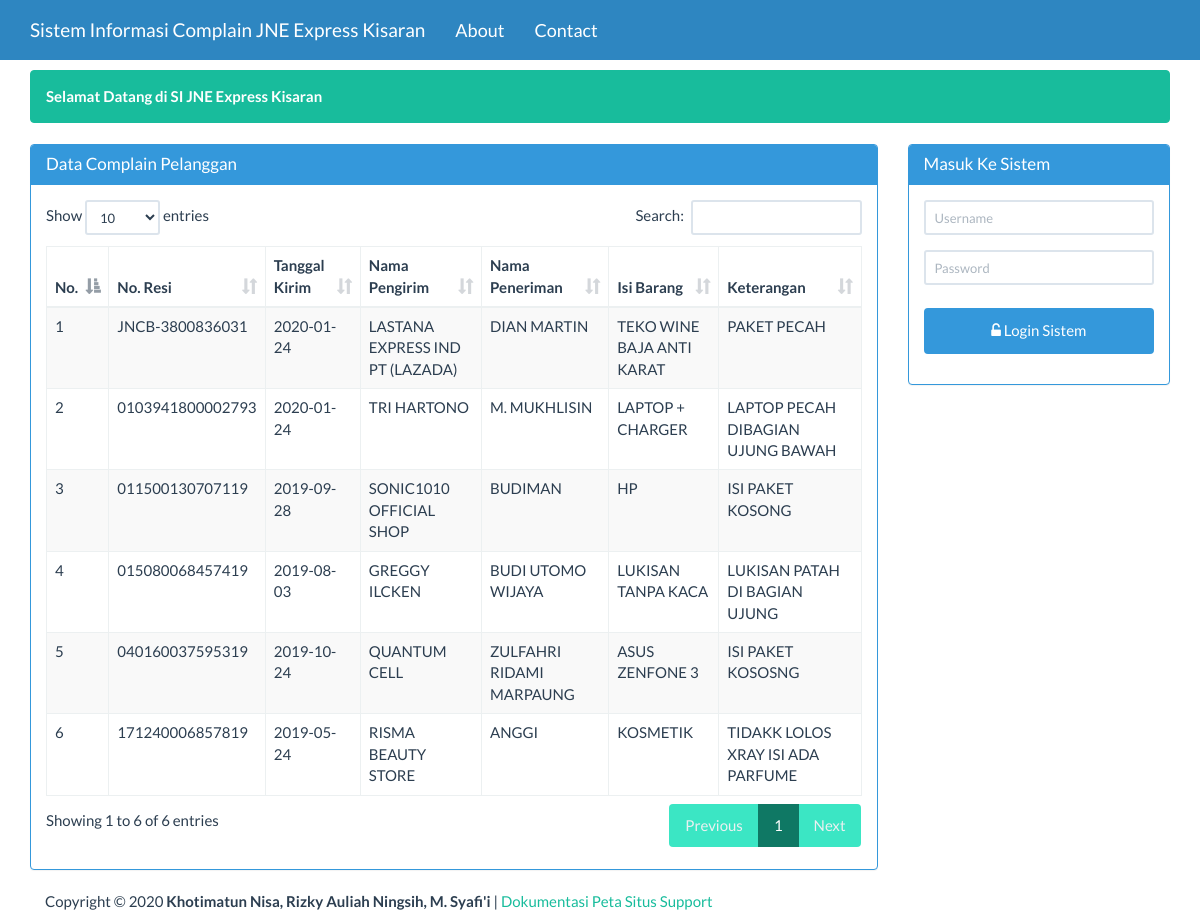
The page / on the database its author committed.
### tables this page shows
CREATE TABLE `arsip_complain` (
  `no` int(10) NOT NULL,
  `no_resi` varchar(50) NOT NULL,
  `tgl_masuk` date NOT NULL,
  `nama_pengirim` varchar(50) NOT NULL,
  `nama_penerima` varchar(100) NOT NULL,
  `alamat_penerima` varchar(200) NOT NULL,
  `isi_barang` varchar(100) NOT NULL,
  `keterangan` varchar(200) NOT NULL
);

### beranda.php (the view, shortened to what this page needs)
<div class="container">
    <div class="row">
        <div class ="col-xs-12">
            <div class="alert alert-success">
                <strong>Selamat Datang di SI JNE Express Kisaran</strong>
            </div>
        </div>
    </div>
    <div class="row">
        <div class="col-sm-9 col-xs-12">
            <div class="panel panel-info">
                <div class="panel-heading">
                    <h3 class="panel-title">Data Complain Pelanggan</h3>
                </div>
                <div class="panel-body">
                     <table id="dtskripsi" class="table table-bordered table-striped table-hover">
                        <thead>
                            <tr>
                                <th>No.</th><th>No. Resi</th><th>Tanggal Kirim</th><th>Nama Pengirim</th><th>Nama Peneriman</th><th>Isi Barang</th><th>Keterangan</th>
                            </tr>
                        </thead>
                        <tbody>
                            <?php
                            $sql = "SELECT * FROM arsip_complain";
                            $query = mysqli_query($koneksi, $sql) or die("SQL Anda Salah");
                            $nomor = 0;
                            while ($data = mysqli_fetch_array($query)) {
                                $nomor++;
                                ?>
                                <tr>
                                    <td><?= $nomor ?></td>
                                    <td><?= $data['no_resi'] ?></td>
                                    <td><?= $data['tgl_masuk'] ?></td>
                                    <td><?= $data['nama_pengirim'] ?></td>
									<td><?= $data['nama_penerima'] ?></td>
									<td><?= $data['isi_barang'] ?></td>
                                    <td><?= $data['keterangan'] ?></td>
                                </tr>
                            <?php } ?>
                        </tbody>
                    </table>
                </div>
            </div>
        </div>
        <div class="col-sm-3 col-xs-12">
            <?php if (isset($_SESSION['username'])) { ?>
            <div class="alert alert-info">
                <strong>Welcome <?=$_SESSION['nama']?></strong>
            </div>
            <?php
           } else { ?>
            <div class="panel panel-info">
                <div class="panel-heading">
                    <h3 class="panel-title">Masuk Ke Sistem</h3>
                </div>
                <div class="panel-body">
                    <form class="form-horizontal" action="proses_login.php" method="post">
                        <div class="form-group">
                            <div class="col-sm-12">
                                <input type="text" name="user" class="form-control input-sm"
                                   placeholder="Username" required="" autocomplete="off"/>
                            </div>
                        </div>
                        <div class="form-group">
                            <div class="col-sm-12">
                                <input type="password" name="pwd" class="form-control input-sm"
                                   placeholder="Password" required="" autocomplete="off"/>
                            </div>
                        </div>
                        <div class="form-group">
                            <div class="col-sm-12">
                                <button type="submit" name="login" value="login"
                                        class="btn btn-info btn-block"><span class="fa fa-unlock-alt"></span>
                                    Login Sistem
                                </button>
                            </div>
                    </form>
                </div>
            </div>
        </div>
            <?php } ?>
    </div>
</div>

### index.php (shortened to what this page needs)
<!DOCTYPE html>
<html>
    <head>
        <link href="Assets/css/bootstrap.min.css" rel="stylesheet" type="text/css"/>
        <link href="Assets/css/dataTables.bootstrap.min.css" rel="stylesheet" type="text/css"/>
        <link href="Assets/font-awesome-4.5.0/css/font-awesome.min.css" rel="stylesheet" type="text/css"/>
    </head>
    <body>
        <?php
        require 'menu.php';
        ?>
        <?php
        require 'content.php';
        ?>
        <?php
        require 'footer.php';
        ?>
    </body>
    </html>

### menu.php (shortened to what this page needs)
<nav class="navbar navbar-inverse navbar-fixed-top">
    <div class="container">
        <div class="navbar-header">
            <a class="navbar-brand" href="?page=utama">Sistem Informasi Complain JNE Express Kisaran</a>
        </div>
        <div id="navbar" class="navbar-collapse collapse">
            <ul class="nav navbar-nav ">
                <li><a href="?page=about&actions=tampil">About</a></li>
                <li><a href="?page=kontak&actions=tampil">Contact</a></li>
            </ul>
        </div>
    </div>
</nav>

### content.php (shortened to what this page needs)
<?php
@$page=$_GET['page'];
if(empty ($page)){
    require 'beranda.php';
}

### footer.php
<div class="container">
    <div class="row">
        <div class="col-xs-10">
            Copyright &COPY; <?= date('Y')?> <b>Khotimatun Nisa, Rizky Auliah Ningsih, M. Syafi'i</b> |
            <a href="#">Dokumentasi</a>
            <a href="#">Peta Situs</a>
            <a href="#">Support</a>
        </div>
    </div>
</div>

### index.php (style rules this page uses)
body { margin-top:70px; }
button { background-color: #4CAF50; color: white; padding: 14px 20px; margin: 8px 0; border: none; cursor: pointer; width: 100%; }

### menu.php (style rules this page uses)
.navbar-inverse { background-color: #2E86C1; font-size:18px; }

### rows shown on the page
arsip_complain: no_resi "JNCB-3800836031", tgl_masuk "2020-01-24", nama_pengirim "LASTANA EXPRESS IND PT (LAZADA)", nama_penerima "DIAN MARTIN", isi_barang "TEKO WINE BAJA ANTI KARAT", keterangan "PAKET PECAH"
arsip_complain: no_resi "0103941800002793", tgl_masuk "2020-01-24", nama_pengirim "TRI HARTONO", nama_penerima "M. MUKHLISIN", isi_barang "LAPTOP + CHARGER", keterangan "LAPTOP PECAH DIBAGIAN UJUNG BAWAH"
arsip_complain: no_resi "011500130707119", tgl_masuk "2019-09-28", nama_pengirim "SONIC1010 OFFICIAL SHOP", nama_penerima "BUDIMAN", isi_barang "HP", keterangan "ISI PAKET KOSONG"
arsip_complain: no_resi "015080068457419", tgl_masuk "2019-08-03", nama_pengirim "GREGGY ILCKEN", nama_penerima "BUDI UTOMO WIJAYA", isi_barang "LUKISAN TANPA KACA", keterangan "LUKISAN PATAH DI BAGIAN UJUNG"
arsip_complain: no_resi "040160037595319", tgl_masuk "2019-10-24", nama_pengirim "QUANTUM CELL", nama_penerima "ZULFAHRI RIDAMI MARPAUNG", isi_barang "ASUS ZENFONE 3", keterangan "ISI PAKET KOSOSNG"
arsip_complain: no_resi "171240006857819", tgl_masuk "2019-05-24", nama_pengirim "RISMA BEAUTY STORE", nama_penerima "ANGGI", isi_barang "KOSMETIK", keterangan "TIDAKK LOLOS XRAY ISI ADA PARFUME"
